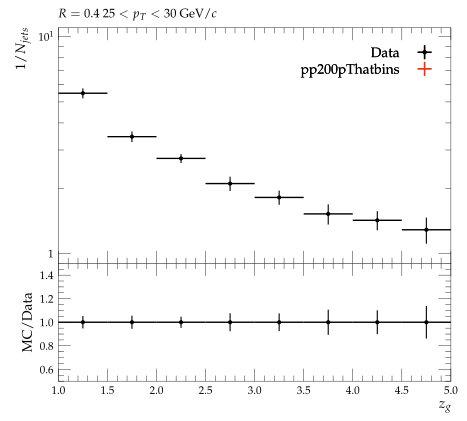

The Python source for this figure:
#! /usr/bin/env python3

# This Python script was auto-generated using YODA v2.1.0.
# Analysis object: /STAR_2020_I1783875/d06-x01-y01
# Timestamp: 08-10-2025 (02:59:01)

import matplotlib as mpl
import matplotlib.pyplot as plt
mpl.use('Agg') # comment out for interactive use
import os
import numpy as np
from numpy import nan, inf

plotDir = os.path.split(os.path.realpath(__file__))[0]
if 'YODA_USER_PLOT_PATH' in globals():
    plot_outdir = globals()['YODA_USER_PLOT_PATH']
else:
    plot_outdir = plotDir

#plot style
plt.style.use(os.path.join(plotDir, '../default.mplstyle'))
# plot metadata
figW, figH = plt.rcParams['figure.figsize']
ax_xLabel = r'$z_{g}$'
ax_yLabel = r'$1/N_{jets}$'
ax_title  = r'$R=0.4 ~ 25 < p_{T} < 30$ GeV/$c$'
ax_xScale = 'linear'
ax_yScale = 'log'
xLims = (1.0, 5.0)
yLims = (0.9, 11.0)

# TeX-friendly labels for the legend
labels = {
    'legend' : ([ r"Data", r"pp200pThatbins" ], r""),
}

# Adjust canvas width and height
canvasW = 10.0
canvasH = 9.0
figW *= canvasW/10.
figH *= canvasH/9.

# Create figure and axis objects
fig, (ax, ratio0_ax) = plt.subplots(2, 1, sharex=True,
                  figsize=(figW,figH), gridspec_kw={'height_ratios': (6.0, 3.0)})

# Set figure margins
plt.subplots_adjust(
    left   = 1.0 * plt.rcParams['figure.subplot.left'],
    right  = 1.0 * plt.rcParams['figure.subplot.right'],
    top    = 1.0 * plt.rcParams['figure.subplot.top'],
    bottom = 1.0 * plt.rcParams['figure.subplot.bottom'])

ratio0_ax.yaxis.set_major_locator(mpl.ticker.MultipleLocator(0.2))
ratio0_ax.set_ylim(0.5, 1.4999)
ratio0_ax.set_ylabel('MC/Data')

# the numerical data is stored in a separate file
dataf = dict()
prefix = os.path.split(__file__)[0]
if prefix:    prefix = prefix + '/'
exec(open(prefix+'d06-x01-y01__data.py').read(), dataf)


legend_handles = dict() # keep track of handles for the legend

# style options for curves
# starts at zorder>=5 to draw curve on top of legend
styles = {
  'Data': {
    'color' : 'black',
    'linestyle' : '-',
    'linewidth' : 1,
    'marker' : 'o',
    'markersize' : 2,
    'capsize' : 0.0,
    'zorder' : 5,
    'histstyle' : 0,
    'drawstyle' : 'steps-pre',
    'xerrorbars' : 1,
    'yerrorbars' : 1,
    'fillcolor' : None,
    'fillopacity' : 1.0,
    'ratio0_linestyle' : '-',
    'ratio0_linewidth' : 1,
    'ratio0_marker' : 'o',
    'ratio0_markersize' : 2,
    'ratio0_capsize' : 0.0,
    'ratio0_zorder' : 5,
    'ratio0_histstyle' : 0,
    'ratio0_drawstyle' : 'steps-pre',
    'ratio0_xerrorbars' : 1,
    'ratio0_yerrorbars' : 1,
  },
  'pp200pThatbins.yoda': {
    'color' : '#EE3311',
    'linestyle' : '-',
    'linewidth' : 1,
    'marker' : 'none',
    'markersize' : 2,
    'capsize' : 0.0,
    'zorder' : 6,
    'histstyle' : 1,
    'drawstyle' : 'steps-pre',
    'xerrorbars' : 1,
    'yerrorbars' : 1,
    'fillcolor' : None,
    'fillopacity' : 1.0,
    'ratio0_linestyle' : '-',
    'ratio0_linewidth' : 1,
    'ratio0_marker' : 'none',
    'ratio0_markersize' : 2,
    'ratio0_capsize' : 0.0,
    'ratio0_zorder' : 6,
    'ratio0_histstyle' : 1,
    'ratio0_drawstyle' : 'steps-pre',
    'ratio0_xerrorbars' : 1,
    'ratio0_yerrorbars' : 1,
  },
}

# curve from input yoda files in main panel
for label, yvals in dataf['yvals'].items():
    if all(np.isnan(v) for v in dataf['yvals'][label]):
        continue
    tmp = None
    if styles[label]['histstyle']: # draw as histogram
        xpos = dataf['xedges'][label] if styles[label]['drawstyle'] else dataf['xpoints'][label]
        ypos = np.insert(yvals, 0, yvals[0]) if styles[label]['drawstyle'] else yvals
        if styles[label]['fillcolor']: # fill area below curve
            ax.fill_between(xpos, ypos, step='pre',
                            color=styles[label]['fillcolor'],
                            alpha=styles[label]['fillopacity'])
        tmp, = ax.plot(xpos, ypos,
                       color=styles[label]['color'],
                       linestyle=styles[label]['linestyle'],
                       linewidth=styles[label]['linewidth'],
                       drawstyle=styles[label]['drawstyle'], solid_joinstyle='miter',
                       zorder=styles[label]['zorder'], label=label)
    tmp = ax.errorbar(dataf['xpoints'][label], yvals,
                      xerr=np.array(dataf['xerrs'][label])*styles[label]['xerrorbars'],
                      yerr=np.array(dataf['yerrs'][label])*styles[label]['yerrorbars'],
                      fmt=styles[label]['marker'], capsize=styles[label]['capsize'],
                      markersize=styles[label]['markersize'],
                      ecolor=styles[label]['color'],
                      color=styles[label]['color'], zorder=styles[label]['zorder'])
    tmp[-1][0].set_linestyle(styles[label]['linestyle'])
    tmp[-1][0].set_linewidth(styles[label]['linewidth'])
    if label in dataf['add_legend_handle']:  legend_handles[label] = tmp
    for varLabel in dataf['variation_yvals'].keys():
        if varLabel.startswith(label):
            tmp, = ax.plot(dataf['xedges'][label], dataf['variation_yvals'][varLabel],
                           color=styles[label]['color'],
                           linestyle=styles[label]['linestyle'],
                           linewidth=styles[label]['linewidth'],
                           drawstyle='steps-pre', solid_joinstyle='miter',
                           zorder=styles[label]['zorder'], alpha=0.5)


# plots on ratio panel
# curve from input yoda files in ratio panel
for label, yvals in dataf['ratio0_yvals'].items():
    if all(np.isnan(v) for v in yvals):
        continue
    if styles[label]['ratio0_histstyle']: # plot as histogram
        xpos = dataf['xedges']['Data'] if styles[label]['ratio0_drawstyle'] else dataf['xpoints']['Data']
        ypos = np.insert(yvals, 0, yvals[0]) if styles[label]['ratio0_drawstyle'] else yvals
        ratio0_ax.plot(xpos, ypos,
                       color=styles[label]['color'],
                       linewidth=styles[label]['linewidth'],
                       linestyle=styles[label]['ratio0_linestyle'],
                       drawstyle=styles[label]['ratio0_drawstyle'], zorder=styles[label]['zorder'],
                       solid_joinstyle='miter')
    tmp = ratio0_ax.errorbar(dataf['xpoints']['Data'], yvals,
                             xerr=np.array(dataf['ref_xerrs'])*styles[label]['ratio0_xerrorbars'],
                             yerr=np.array(dataf['ratio0_yerrs'][label])*styles[label]['ratio0_yerrorbars'],
                             fmt=styles[label]['ratio0_marker'], capsize=styles[label]['ratio0_capsize'],
                             markersize=styles[label]['ratio0_markersize'],
                             ecolor=styles[label]['color'],
                             color=styles[label]['color'])
    tmp[-1][0].set_linestyle(styles[label]['ratio0_linestyle'])
    tmp[-1][0].set_linewidth(styles[label]['ratio0_linewidth'])

    for varlabel in dataf['ratio0_variation_vals'].keys():
        if varlabel.startswith(label):
            ratio0_ax.plot(dataf['xedges']['Data'],
                            dataf['ratio0_variation_vals'][varlabel],
                            color=styles[label]['color'],
                            linestyle=styles[label]['linestyle'],
                            linewidth=styles[label]['linewidth'],
                            drawstyle='steps-pre', solid_joinstyle='miter',
                            zorder=1, alpha=0.5)

legend_items = list(legend_handles.values())
ax.add_artist(ax.legend(legend_items,
                        labels['legend'][0],
                        title=labels['legend'][1],
                        alignment='right',
                        loc='upper right',
                        bbox_to_anchor=(1.0, 0.97),markerfirst=False))

# set plot metadata as defined above
ratio0_ax.set_xlabel(ax_xLabel)
ratio0_ax.xaxis.set_label_coords(1., -0.15)
ax.set_ylabel(ax_yLabel, ha='right', va='top')
ax.yaxis.set_label_coords(-0.11, 1.0)
ax.set_title(ax_title, loc='left')
ax.set_xscale(ax_xScale)
ax.set_yscale(ax_yScale)
ax.set_xlim(xLims)
ax.set_ylim(yLims)

# tick formatting
plt.rcParams['xtick.top'] = True
plt.rcParams['ytick.right'] = True
ax.yaxis.set_major_locator(mpl.ticker.LogLocator(base=10.0, numticks=np.inf))
ax.yaxis.set_minor_locator(mpl.ticker.LogLocator(
                           base=10.0, subs=np.arange(0.1, 1, 0.1), numticks=np.inf))
fig.align_ylabels((ax, ratio0_ax))
plt.savefig(os.path.join(plot_outdir, 'd06-x01-y01.pdf'), format='PDF')
plt.savefig(os.path.join(plot_outdir, 'd06-x01-y01.png'), format='PNG')

plt.close(fig)
